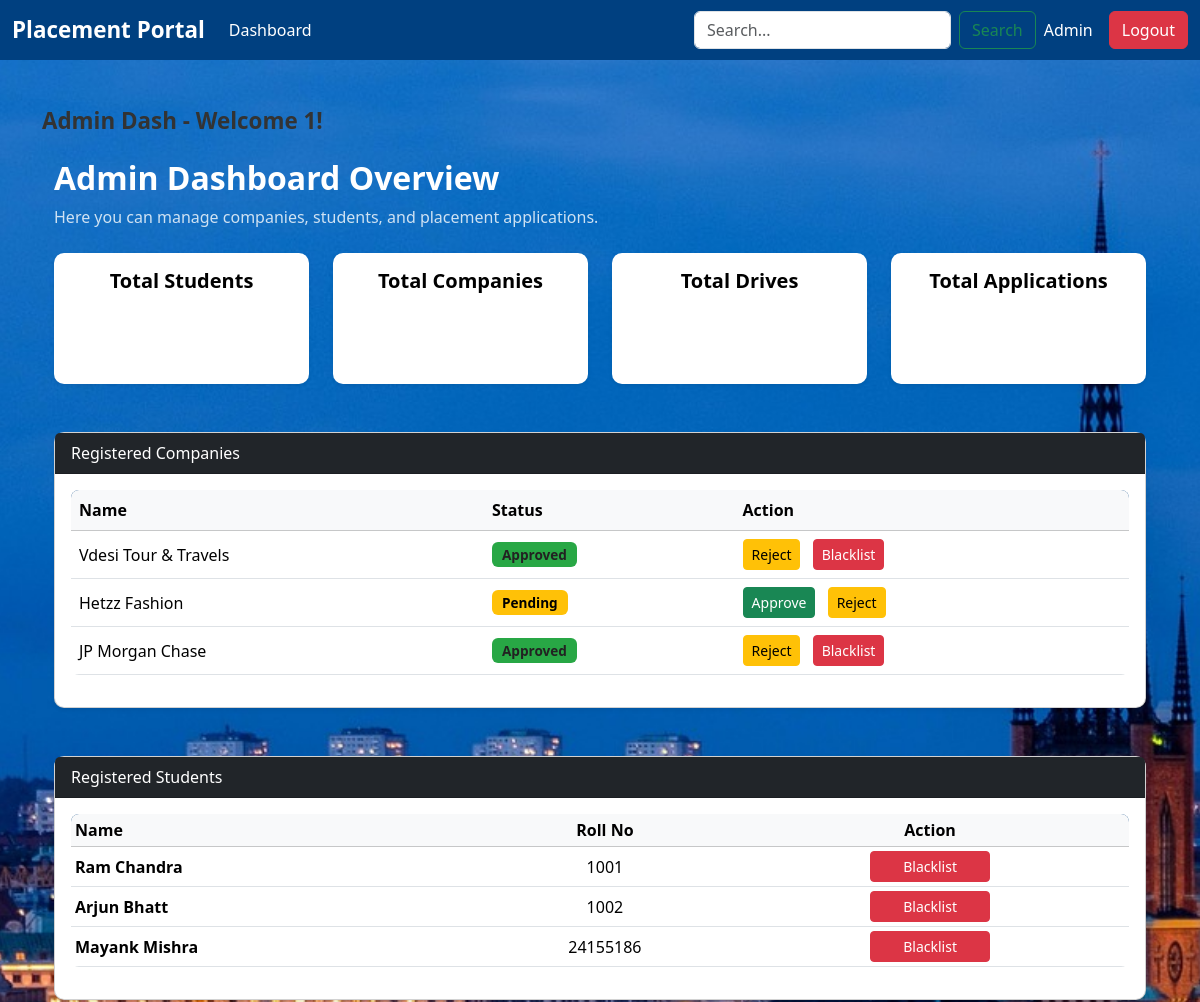
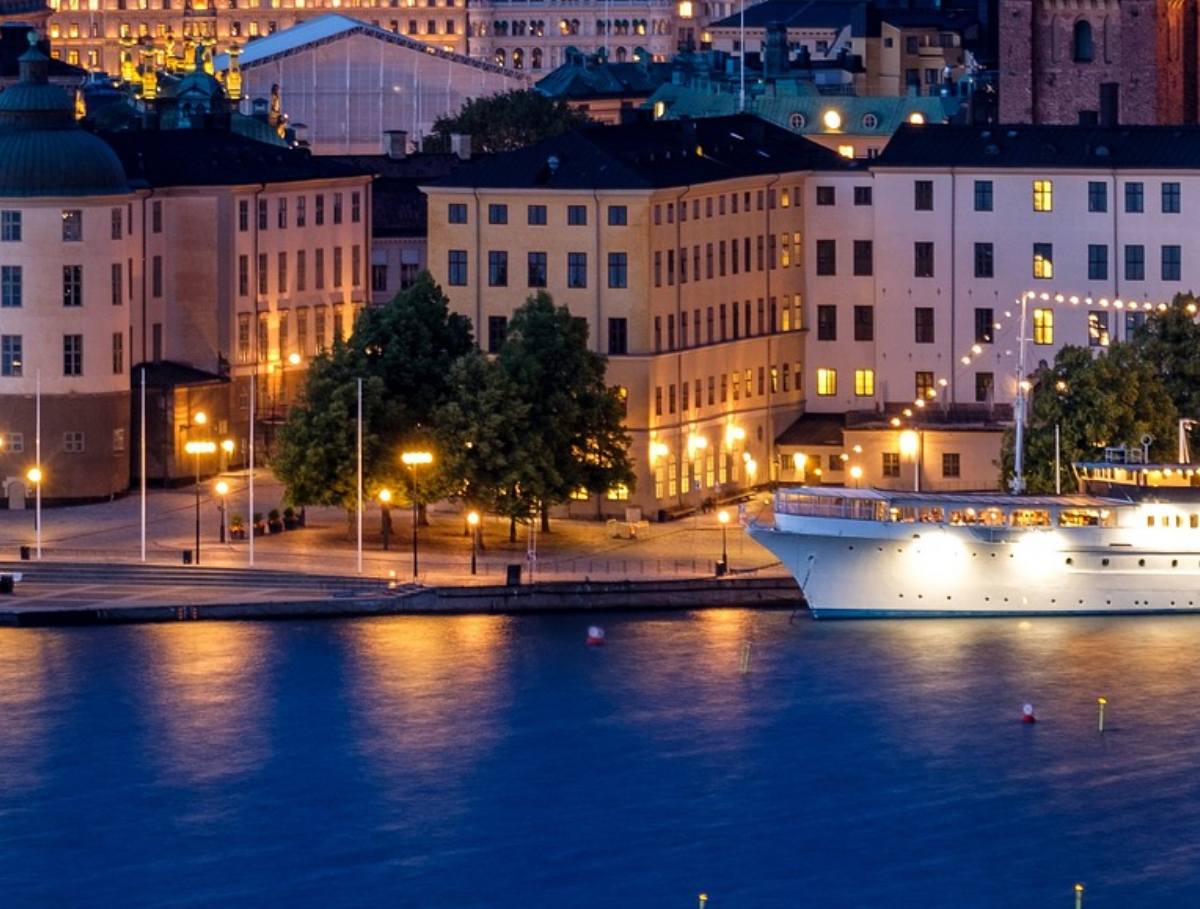
/dashboard/admin (signed in), run on the app's committed database (2 pictures, top to bottom).
### models/models.py (models this page shows, shortened)
class Usercommon(db.Model):
    __abstract__ = True
    id = db.Column(db.Integer,primary_key=True)
    email = db.Column(db.String(120), unique=True, nullable=False)
    _password_hash = db.Column("password",db.String(128), nullable=False)
    name = db.Column(db.String(100), nullable=False)
    phone = db.Column(db.String(20), nullable=True)
    is_active = db.Column(db.Boolean, default=True, nullable=False)
    created_at = db.Column(db.DateTime, default=datetime.utcnow, nullable=False)

class Company(Usercommon):
    __tablename__ = 'companies'
    role = db.Column(db.Enum(Role), default=Role.COMPANY, nullable=False)
    company_name = db.Column(db.String(150), unique=True,nullable=False)
    hr_contact = db.Column(db.String(100), nullable=True)
    website = db.Column(db.String(200), nullable=True)
    approval_status = db.Column(db.Enum(Approvalstatus), default=Approvalstatus.PENDING, nullable=False)
    drives = db.relationship('PlacementDrive', backref='company', lazy=True,cascade="all, delete-orphan")

class Student(Usercommon):
    __tablename__ = 'students'
    role = db.Column(db.Enum(Role), default=Role.STUDENT, nullable=False)
    roll_number = db.Column(db.String(20), unique=True, nullable=False)
    course = db.Column(db.String(100), nullable=False)
    skills = db.Column(db.String(200), nullable=True)
    resume_path = db.Column(db.String(200), nullable=True)
    blacklist = db.Column(db.Boolean, default=False, nullable=False)
    department = db.Column(db.String(50), nullable=False)
    year_of_study = db.Column(db.Integer, nullable=False)
    applications = db.relationship('Application', backref='student', lazy=True,cascade="all, delete-orphan")

### app.py (the view)
@app.route("/dashboard/admin")
@role_required(Role.ADMIN)
def admin_dashboard():
    total_students = Student.query.count()
    total_companies = Company.query.count()
    total_placementdrives = PlacementDrive.query.count()
    total_applications = Application.query.count()
    pending_companies = Company.query.filter_by(approval_status=Approvalstatus.PENDING).all()
    all_companies = Company.query.all()
    all_students = Student.query.all()
    ongoing_drives = PlacementDrive.query.filter(
        PlacementDrive.application_deadline >= db.func.current_date()
    ).all()
    recent_applications = Application.query.order_by(
        Application.applied_at.desc()
    ).limit(10).all()
    graph_url = generate_admin_summary_chart(
        total_students,
        total_companies,
        total_placementdrives,
        total_applications
    )
    return render_template(
        "admin/AdminDashboard.html",
        pending_companies=pending_companies,
        all_companies=all_companies,
        all_students=all_students,
        ongoing_drives=ongoing_drives,
        recent_applications=recent_applications,
        total_students=total_students,
        total_companies=total_companies,
        total_drives=total_placementdrives,
        total_applications=total_applications,
        admin_name=session['user_id'],
        graph_url=graph_url
    )

### app.py (called while the page is built)
def generate_admin_summary_chart(total_students, total_companies, total_drives, total_applications):
    import matplotlib.pyplot as plt
    import io, base64
    labels = ['Students', 'Companies', 'Drives', 'Applications']
    values = [total_students, total_companies, total_drives, total_applications]
    fig, ax = plt.subplots(figsize=(5, 4))  # 🔥 smaller size
    ax.pie(
        values,
        labels=labels,
        autopct='%1.0f%%',   # cleaner percentages
        startangle=90,
        textprops={'fontsize': 10}  # 🔥 smaller text
    )
    ax.set_title("Summary", fontsize=12)  # 🔥 smaller title
    plt.tight_layout()
    img = io.BytesIO()
    plt.savefig(img, format='png', dpi=100)  # 🔥 better clarity
    img.seek(0)
    plt.close(fig)
    return base64.b64encode(img.getvalue()).decode()

def role_required(required_role):
    def decorator(f):
        @wraps(f)
        def wrapper(*args, **kwargs):
            if 'user_id' not in session or 'user_role' not in session:
                return redirect(url_for('login'))
            if session['user_role'] != required_role.value:
                return "Unauthorized", 403
            return f(*args, **kwargs)
        return wrapper
    return decorator

### templates/admin/AdminDashboard.html (shortened to what this page needs)
{% extends "index.html" %}
{% block content %}
<span class="navbar-brand mb-0 h1">
    Admin Dash - Welcome {{ admin_name }}!
</span>
<div class="container mt-4">
    <div class="mb-4">
        <h2 class="fw-bold">Admin Dashboard Overview</h2>
        <p class="text-muted">Here you can manage companies, students, and placement applications.</p>
    </div>
    <div class="row g-4 mb-5">
        <div class="col-md-3">
            <div class="card shadow-sm border-0 text-center">
                <div class="card-body">
                    <h5 class="card-title">Total Students</h5>
                    <h4 class="card-text fw-bold display-4">{{ total_students }}</h4>
                </div>
            </div>
        </div>
        <div class="col-md-3">
            <div class="card shadow-sm border-0 text-center">
                <div class="card-body">
                    <h5 class="card-title">Total Companies</h5>
                    <h4 class="card-text fw-bold display-4">{{ total_companies }}</h4>
                </div>
            </div>
        </div>
        <div class="col-md-3">
            <div class="card shadow-sm border-0 text-center">
                <div class="card-body">
                    <h5 class="card-title">Total Drives</h5>
                    <h4 class="card-text fw-bold display-4">{{ total_drives }}</h4>
                </div>
            </div>
        </div>
        <div class="col-md-3">
            <div class="card shadow-sm border-0 text-center">
                <div class="card-body">
                    <h5 class="card-title">Total Applications</h5>
                    <h4 class="card-text fw-bold display-4">{{ total_applications }}</h4>
                </div>
            </div>
        </div>
    </div>
    {% include "admin/registeredCompanies.html" %}
    {% include "admin/registeredStudent.html" %}
    {% include "admin/ongoingPlacementdrive.html" %}
    {% include "admin/recent_application.html" %}
    <div class="card shadow-sm mb-5">
        <div class="card-header bg-dark text-white">
            Dashboard Summary Graph
        </div>
        <div class="card-body text-center">
            <img alt="Admin Summary Graph" class="img-fluid rounded">
        </div>
    </div>
</div>
{% endblock %}

### templates/admin/registeredCompanies.html
<div class="card shadow-sm mb-5">
    <div class="card-header bg-dark text-white">
        Registered Companies
    </div>
    <div class="card-body">
        <table class="table table-hover align-middle">
            <thead class="table-light">
                <tr>
                    <th>Name</th>
                    <th>Status</th>
                    <th>Action</th>
                </tr>
            </thead>
            <tbody>
                {% for data in all_companies %}
                <tr>
                    <td>{{ data.company_name }}</td>
                    <td>
                        {% if data.approval_status.name == 'APPROVED' %}
                        <span class="badge bg-success">Approved</span>
                        {% elif data.approval_status.name == 'REJECTED' %}
                        <span class="badge bg-danger">Rejected</span>
                        {% else %}
                        <span class="badge bg-warning">Pending</span>
                        {% endif %}
                    </td>
                    <td>
                        {% if data.approval_status.name == 'APPROVED' %}
                        <a href="{{ url_for('reject_company', id=data.id) }}"
                            class="btn btn-sm btn-warning me-2">Reject</a>
                        <a href="{{ url_for('blacklist_company', id=data.id) }}"
                            class="btn btn-sm btn-danger">Blacklist</a>
                        {% elif data.approval_status.name == 'PENDING' %}
                        <a href="{{ url_for('approve_company', id=data.id) }}"
                            class="btn btn-sm btn-success me-2">Approve</a>
                        <a href="{{ url_for('reject_company', id=data.id) }}" class="btn btn-sm btn-warning">Reject</a>
                        {% elif data.approval_status.name == 'REJECTED' %}
                        <a href="{{ url_for('approve_company', id=data.id) }}"
                            class="btn btn-sm btn-success me-2">Approve</a>
                        <a href="{{ url_for('blacklist_company', id=data.id) }}"
                            class="btn btn-sm btn-danger">Blacklist</a>
                        {% elif data.approval_status.name == 'BLACKLISTED' %}
                        <a href="{{ url_for('approve_company', id=data.id) }}"
                            class="btn btn-sm btn-success">Approve</a>
                        {% endif %}
                    </td>
                </tr>
                {% endfor %}
            </tbody>
        </table>
    </div>
</div>

### templates/admin/registeredStudent.html
<div class="card shadow-sm mb-5">
    <div class="card-header bg-dark text-white">
        Registered Students
    </div>
    <div class="card-body table-responsive">
        <table class="table table-sm table-hover align-middle">
            <thead class="table-light">
                <tr>
                    <th class="text-start">Name</th>
                    <th class="text-center">Roll No</th>
                    <th class="text-center">Action</th>
                </tr>
            </thead>
            <tbody>
                {% for data in all_students %}
                <tr>
                    <td class="fw-bold text-start">{{ data.name }}</td>
                    <td class="text-center">{{ data.roll_number }}</td>
                    <td class="text-center">
                        <form action="{{ url_for('toggle_blacklist', id=data.id) }}" method="POST" class="d-inline">
                            <button type="submit"
                                class="btn btn-sm px-3 {% if data.blacklist %}btn-info{% else %}btn-danger{% endif %}"
                                style="min-width: 120px;">
                                {% if data.blacklist %}
                                Remove
                                {% else %}
                                Blacklist
                                {% endif %}
                            </button>
                        </form>
                    </td>
                </tr>
                {% endfor %}
            </tbody>
        </table>
    </div>
</div>

### static/css/dashboard.css (style rules this page uses)
body { font-family: 'Segoe UI', Arial, sans-serif; background-color: #f8f9fa; color: #333; }
.navbar-brand { font-weight: bold; font-size: 1.4rem; }
.card { border-radius: 10px; }
.card h5 { font-weight: 600; color: #555; }
.table { border-radius: 8px; overflow: hidden; }
.table thead { background-color: #004080; color: #fff; }
.badge { font-size: 0.85rem; padding: 6px 10px; }
.badge.bg-success { background-color: #28a745 !important; }
.badge.bg-warning { background-color: #ffc107 !important; color: #000 !important; }
body { background: url("/static/skyline1.jpg") no-repeat center center fixed; background-size: cover; }
h2, h3, h4, h5 { color: #ffffff !important; }
.card p, .card span, .card small { color: #222 !important; }
.card h5 { color: #000 !important; font-weight: 600; }
.text-muted { color: rgba(255, 255, 255, 0.8) !important; }

### data on the page
Company: company_name "Vdesi Tour & Travels", approval_status "Approved"
Company: company_name "Hetzz Fashion", approval_status "Pending"
Company: company_name "JP Morgan Chase", approval_status "Approved"
Student: name "Ram Chandra", roll_number "1001", blacklist "Blacklist"
Student: name "Arjun Bhatt", roll_number "1002", blacklist "Blacklist"
Student: name "Mayank Mishra", roll_number "24155186", blacklist "Blacklist"

### other printed values
{{ session.get('user_role') | capitalize }} "Admin"
{{ admin_name }} "1"
